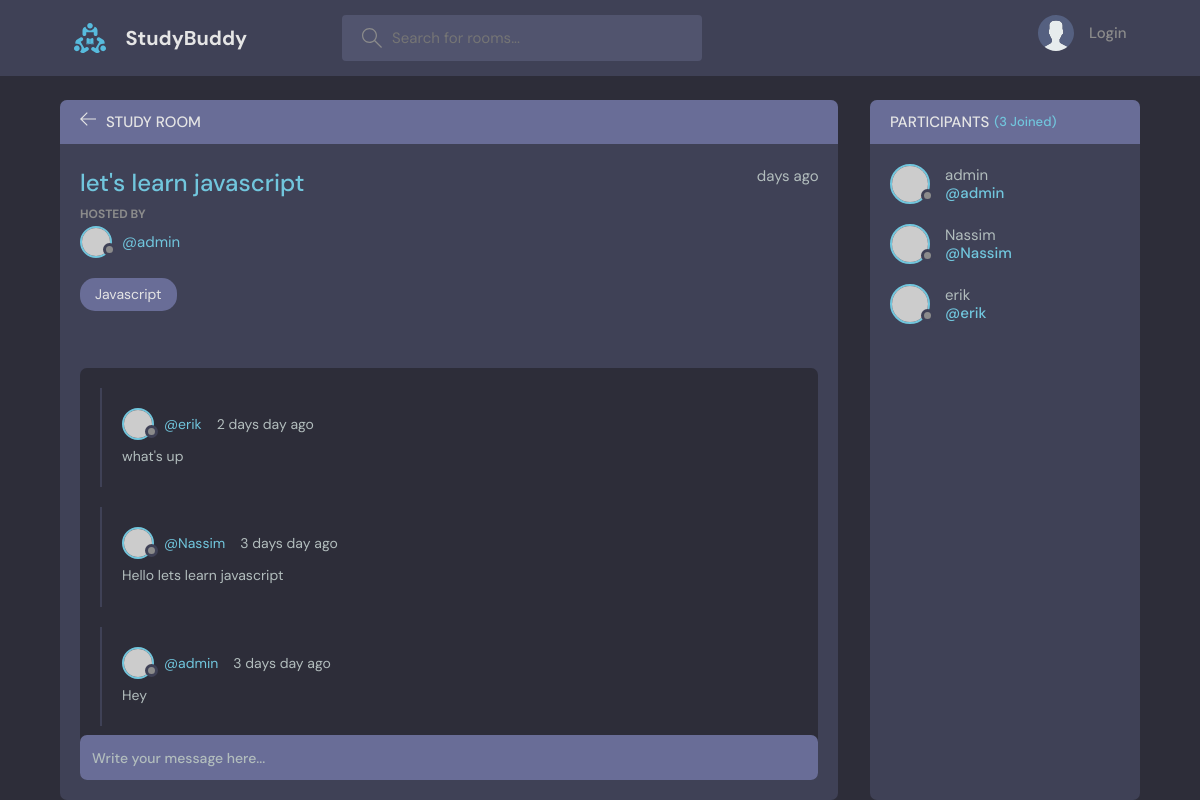
/room/1, run on the app's committed database.
### base/models.py (models this page shows, shortened)
class Room(models.Model):
    host = models.ForeignKey(User, on_delete=models.SET_NULL, null=True)
    topic = models.ForeignKey(Topic, on_delete=models.SET_NULL, null=True)
    name = models.CharField(max_length=200)
    description = models.TextField(blank=True, null=True)
    participants = models.ManyToManyField(User, related_name="participants", blank=True)
    updated = models.DateTimeField(auto_now=True)
    created = models.DateTimeField(auto_now_add=True)
    class Meta:
        ordering = ["-updated", "-created"]

class Topic(models.Model):
    name = models.CharField(max_length=200)
    def __str__(self):
        return self.name

class Message(models.Model):
    user = models.ForeignKey(User, on_delete=models.CASCADE)
    room = models.ForeignKey(Room, on_delete=models.CASCADE)
    body = models.TextField()
    updated = models.DateTimeField(auto_now=True)
    created = models.DateTimeField(auto_now_add=True)
    class Meta:
        ordering = ["-updated", "-created"]

### base/views.py (the view)
# urls.py: path("room/<str:pk>", views.room, name="room"),
def room(request, pk):
    room = Room.objects.get(id=pk)
    room_messages = room.message_set.all().order_by("-created")
    participants = room.participants.all()
    if request.method == "POST":
        body = request.POST.get("body")
        Message.objects.create(user=request.user, room=room, body=body)
        room.participants.add(request.user)
        return redirect("room", pk=room.id)
    context = {
        "room": room,
        "room_messages": room_messages,
        "participants": participants,
    }
    return render(request, "base/room.html", context)

### base/templates/base/room.html (shortened to what this page needs)
{% extends 'main.html'%} {% block content %}
<main class="profile-page layout layout--2">
  <div class="container">
    <div class="room">
      <div class="room__top">
        <div class="room__topLeft">
          <a href="{% url 'home'%}">
            <svg
              version="1.1"
              xmlns="http://www.w3.org/2000/svg"
              width="32"
              height="32"
              viewBox="0 0 32 32"
            >
              <title>arrow-left</title>
              <path
                d="M13.723 2.286l-13.723 13.714 13.719 13.714 1.616-1.611-10.96-10.96h27.625v-2.286h-27.625l10.965-10.965-1.616-1.607z"
              ></path>
            </svg>
          </a>
          <h3>Study Room</h3>
        </div>
      </div>
      <div class="room__box scroll">
        <div class="room__header scroll">
          <div class="room__info">
            <h3>{{room.name}}</h3>
            <span>{{room.create|timesince}} days ago</span>
          </div>
          <div class="room__hosted">
            <p>Hosted By</p>
            <a href="{% url 'user-profile' room.host.id%}" class="room__author">
              <div class="avatar avatar--small">
                <img src="https://randomuser.me/api/portraits/men/37.jpg" />
              </div>
              <span>@{{room.host.username}}</span>
            </a>
          </div>
          <span class="room__topics">{{room.topic}}</span>
        </div>
        <div class="room__conversation">
          <div class="threads scroll">
            {% for message in room_messages %}
            <div class="thread">
              <div class="thread__top">
                <div class="thread__author">
                  <a
                    href="{url 'user-profile' message.user.id}"
                    class="thread__authorInfo"
                  >
                    <div class="avatar avatar--small">
                      <img
                        src="https://randomuser.me/api/portraits/men/37.jpg"
                      />
                    </div>
                    <span>@{{message.user.username}}</span>
                  </a>
                  <span class="thread__date"
                    >{{message.created|timesince}} day ago</span
                  >
                </div>
              </div>
              <div class="thread__details">{{message.body}}</div>
            </div>
            {% endfor %}
          </div>
        </div>
      </div>
      <div class="room__message">
        <form action="" method="post">
          <input name="body" placeholder="Write your message here..." />
        </form>
      </div>
    </div>
    <div class="participants">
      <h3 class="participants__top">
        Participants <span>({{participants.count}} Joined)</span>
      </h3>
      <div class="participants__list scroll">
        {% for participant in participants%}
        <a href="{% url 'user-profile' participant.id%}" class="participant">
          <div class="avatar avatar--medium">
            <img src="https://randomuser.me/api/portraits/men/37.jpg" />
          </div>
          <p>
            {{participant.username}}
            <span>@{{participant.username}}</span>
          </p>
        </a>
        {% endfor %}
      </div>
    </div>
  </div>
</main>
{% endblock content %}

### data on the page
Room: name "let's learn javascript", host.username "admin", topic "Javascript"
Message: user.username "erik", created "2 days", body "what's up"
Message: user.username "Nassim", created "3 days", body "Hello lets learn javascript"
Message: user.username "admin", created "3 days", body "Hey"

### other printed values
{{ participants.count }} "3"
{{ participant.username }} "admin"
{{ participant.username }} "Nassim"
{{ participant.username }} "erik"
